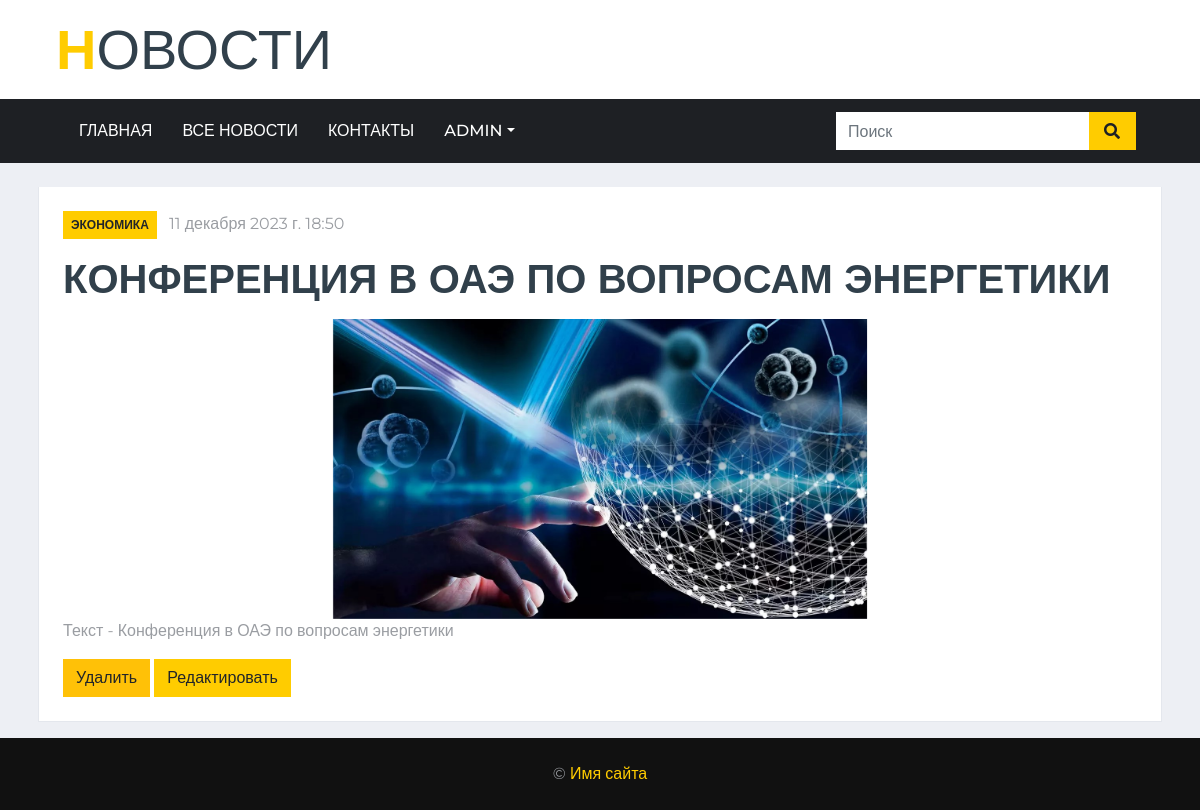
Page /news1/21 (signed in) on the committed database.
### news1/models.py (models this page shows, shortened)
class Article(models.Model):
    categories = (('Экономика', 'Economics'),
                  ('Наука', 'Science'),
                  ('Спорт', 'Sport'),
                  ('Политика', 'Policy'),
                  ('Здоровье', 'Health'),
                  ('Путешествия', 'Travel'))
    author = models.ForeignKey(User, on_delete=models.SET_NULL, null=True, verbose_name='Автор')
    title = models.CharField('Название', max_length=50, default='')
    anouncement = models.TextField('Аннотация', max_length=250)
    text = models.TextField('Текст новости')
    date = models.DateTimeField('Дата публикации', auto_now=True)
    category = models.CharField(choices=categories, max_length=20, verbose_name='Категории')
    tags = models.ManyToManyField(to=Tag, blank=True, verbose_name='Тэги')
    slug = models.SlugField()
    class Meta:
        ordering = ['-date']
        verbose_name= 'Новость'
        verbose_name_plural='Новости'

class Image(models.Model):
    article = models.ForeignKey(Article, on_delete=models.CASCADE)
    title = models.CharField(max_length=50, blank=True)
    image = models.ImageField(upload_to='article_images/')

### news1/views.py (the view)
# urls.py: path('<int:pk>', views.ArticleDetailView.as_view(), name='news_detail'),
class ArticleDetailView(ViewCountMixin, DetailView):
    model = Article
    template_name = 'news1/news_detail.html'
    context_object_name = 'article'
    def get_context_data(self, **kwargs):
        context = super().get_context_data(**kwargs)
        current_object = self.object
        images = Image.objects.filter(article=current_object)
        context['images'] = images
        return context

### news1/utils.py (called while the page is built)
def get_client_ip(request):
    x_forwarded_for = request.META.get('HTTP_X_FORWARDED_FOR')
    if x_forwarded_for:
        ip = x_forwarded_for.split(',')[0]
    else:
        ip = request.META.get('REMOTE_ADDR')
    return ip

    def get_object(self):
        obj = super().get_object()
        ip_address = get_client_ip(self.request)
        ViewCount.objects.get_or_create(article=obj, ip_address=ip_address)
        return obj

### users/templatetags/users_extras.py (called while the page is built)
@register.filter(name="has_group")
def has_group(user, group_name):
    return user.groups.filter(name=group_name).exists()

### news1/templates/news1/news_detail.html (shortened to what this page needs)
<!DOCTYPE html>
{% load static %}
<html lang="ru">
<head>
    <link href="https://cdnjs.cloudflare.com/ajax/libs/font-awesome/5.15.0/css/all.min.css" rel="stylesheet">
    <link href="{% static 'news_portal/' %}lib/owlcarousel/assets/owl.carousel.min.css" rel="stylesheet">
    <link href="{% static 'news_portal/' %}css/style.css" rel="stylesheet">
</head>
<body>
{% include 'news_portal/navbar.html' %}
<br>
    <div class="container-fluid">
        <div class="container">
            <div class="row">
                <div class="col-lg-12">
                    <div class="position-relative mb-3">
                        <div class="bg-white border border-top-0 p-4">
                            <div class="mb-3">
                                <a class="badge badge-primary text-uppercase font-weight-semi-bold p-2 mr-2"
                                    href="#">{{ article.category }}</a>
                                <a class="text-body" href="#">{{ article.date }}</a>
                            </div>
                            <h1 class="mb-3 text-secondary text-uppercase font-weight-bold">{{ article.title }}</h1>
                {% if article.image_set.all %}
                <div id="carouselControls" class="carousel slide" data-ride="carousel">
                    <div class="carousel-inner" role="listbox" style="width:auto; height: 300px; !important;">
                        {% for image in article.image_set.all %}
                        <div class="carousel-item {% if forloop.counter == 1 %} active {% endif %}">
                            <img class="d-block" src="{{ image.image.url }}"
                                 style="margin:auto; height:300px; width:auto;">
                        </div>
                        {% endfor %}
                    </div>
                    <a class="carousel-control-prev" href="#carouselControls" role="button" data-slide="prev">
                        <span class="carousel-control-prev-icon" aria-hidden="true"></span>
                    </a>
                    <a class="carousel-control-next" href="#carouselControls" role="button" data-slide="next">
                        <span class="carousel-control-next-icon" aria-hidden="true"></span>
                    </a>
                </div>
                {% endif%}
                            <p>{{ article.text }}</p>
                            {% if request.user.id %}
                            {% if user.is_superuser == True %}
                            <a class="btn btn-warning" href="{% url 'news_delete' article.pk %}">Удалить</a>
                            <a class="btn btn-primary" href="{% url 'news_update' article.pk %}">Редактировать</a>
                            {% endif %}
                            {% endif %}
                    </div>
                </div>
            </div>
        </div>
    </div>
    </div>
{% block footer %} {% include 'news_portal/footer.html' %} {% endblock %}
</body>
</html>

### news_portal/templates/news_portal/navbar.html (shortened to what this page needs)
    {% load static %}
    {% load users_extras %}
    <div class="container-fluid d-none d-lg-block">
        <div class="row align-items-center bg-white py-3 px-lg-5">
            <div class="col-lg-4">
                <a href="{% url 'home' %}" class="navbar-brand p-0 d-none d-lg-block">
                    <h1 class="m-0 display-4 text-uppercase text-primary">Н<span class="text-secondary font-weight-normal">овости</span></h1>
                </a>
            </div>
        </div>
    </div>
    <div class="container-fluid p-0">
        <nav class="navbar navbar-expand-lg bg-dark navbar-dark py-2 py-lg-0 px-lg-5">
            <div class="collapse navbar-collapse justify-content-between px-0 px-lg-3" id="navbarCollapse">
                <div class="navbar-nav mr-auto py-0">
                    <a href="{% url 'home' %}" {% if request.resolver_match.view_name == 'home' %} class="nav-item nav-link active" {% else %} class="nav-item nav-link" {% endif %}>Главная</a>
                    <a href="{% url 'news_index' %}" {% if request.resolver_match.view_name == 'news_index' %} class="nav-item nav-link active" {% else %} class="nav-item nav-link" {% endif %}>Все новости</a>
                    <a href="#" class="nav-item nav-link">Контакты</a>
                    {% if request.user.id %}
                    <div class="nav-item dropdown">
                        <a href="#" class="nav-link dropdown-toggle" data-toggle="dropdown">{{ request.user.username }}</a>
                    </div>
                    {% endif %}
                </div>
                <div class="input-group ml-auto d-none d-lg-flex" style="width: 100%; max-width: 300px;">
                    <input type="text" class="form-control border-0" placeholder="Поиск">
                    <div class="input-group-append">
                        <button class="input-group-text bg-primary text-dark border-0 px-3"><i
                                class="fa fa-search"></i></button>
                    </div>
                </div>
            </div>
                            <br >
        </nav>
    </div>

### rows in the picture
Article: category "ЭКОНОМИКА", date "11 декабря 2023 г. 18:50", title "КОНФЕРЕНЦИЯ В ОАЭ ПО ВОПРОСАМ ЭНЕРГЕТИКИ", text "Текст - Конференция в ОАЭ по вопросам энергетики"
Image: image (picture)

### other values in the picture
{{ request.user.username }} "ADMIN"
